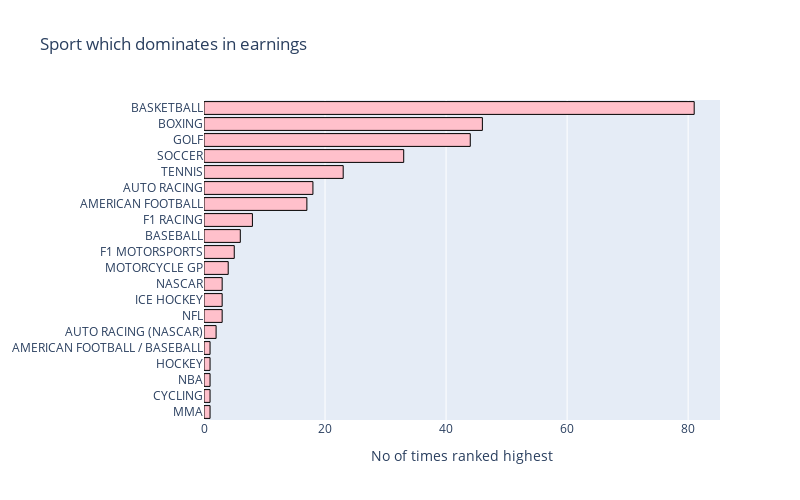

The cell this chart's notebook holds for it:
### Markdown cell above
## Sport which dominates in earnings

### Code cell
df['Sport'] = df['Sport'].str.upper() # Converting the text to uppercase
top_sport = df['Sport'].value_counts().to_frame()

trace = go.Bar(
                    y = top_sport.index,
                    x = top_sport['Sport'] ,
                    orientation='h',
                    marker = dict(color='pink',
                                 line=dict(color='black',width=1)),
                    )
data = [trace]
layout = go.Layout(barmode = "group",title='Sport which dominates in earnings',width=800, height=500, 
                       xaxis= dict(title='No of times ranked highest'),
                       yaxis=dict(autorange="reversed"),
                       showlegend=False)
fig = go.Figure(data = data, layout = layout)
iplot(fig)

### Figure 1 — Plotly figure (JSON) as saved in the notebook; plotly's stock layout.template omitted (floating-point values rounded to 4 significant figures)
{"data": [{"marker": {"color": "pink", "line": {"color": "black", "width": 1}}, "orientation": "h", "type": "bar", "x": [81, 46, 44, 33, 23, 18, 17, 8, 6, 5, 4, 3, 3, 3, 2, 1, 1, 1, 1, 1], "y": ["BASKETBALL", "BOXING", "GOLF", "SOCCER", "TENNIS", "AUTO RACING", "AMERICAN FOOTBALL", "F1 RACING", "BASEBALL", "F1 MOTORSPORTS", "MOTORCYCLE GP", "NASCAR", "ICE HOCKEY", "NFL", "AUTO RACING (NASCAR)", "AMERICAN FOOTBALL / BASEBALL", "HOCKEY", "NBA", "CYCLING", "MMA"]}], "layout": {"barmode": "group", "height": 500, "showlegend": false, "title": {"text": "Sport which dominates in earnings"}, "width": 800, "xaxis": {"title": {"text": "No of times ranked highest"}}, "yaxis": {"autorange": "reversed"}}}
